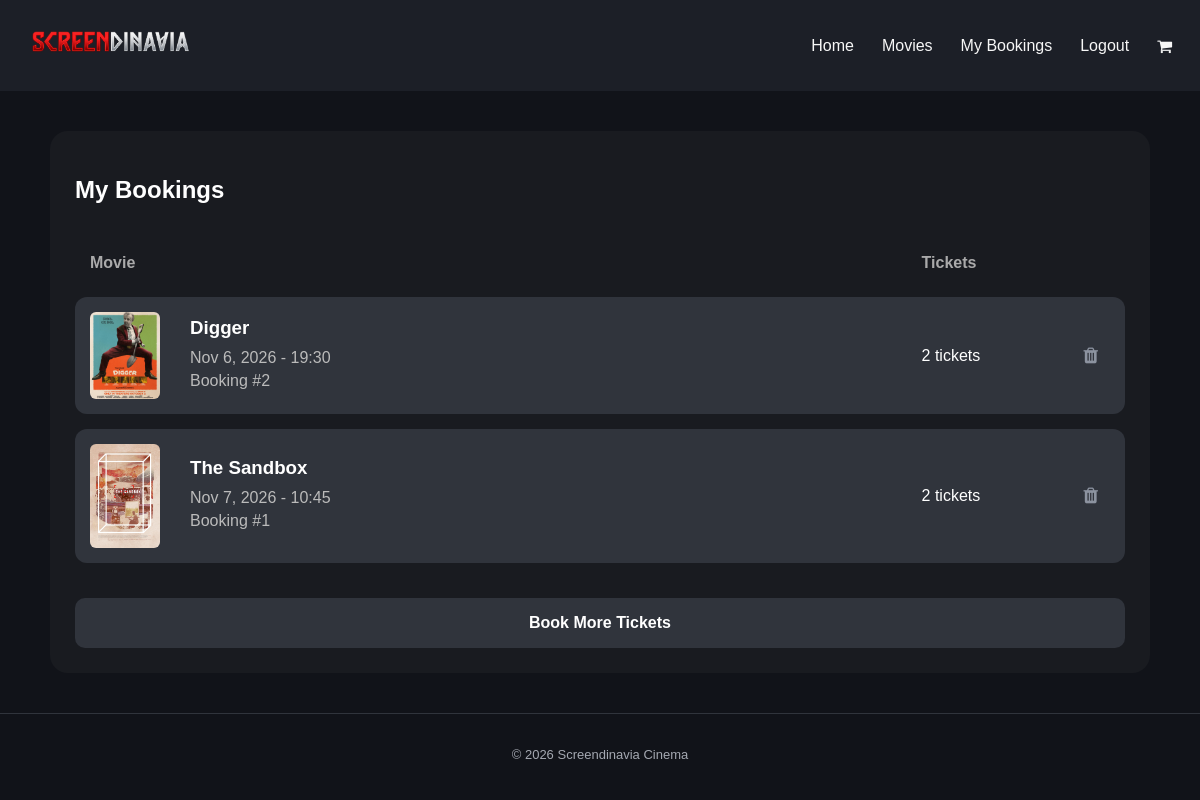
Page /webpages/myBookings.php (signed in) on the committed database.
### tables this page shows
CREATE TABLE `bookings` (
  `bookingId` int(11) NOT NULL,
  `userId` int(11) DEFAULT NULL,
  `screeningId` int(11) DEFAULT NULL,
  `noOfTickets` int(11) DEFAULT NULL
);

CREATE TABLE `movies` (
  `movieId` int(11) NOT NULL,
  `title` varchar(255) DEFAULT NULL,
  `genre` varchar(255) DEFAULT NULL,
  `description` text DEFAULT NULL,
  `lastScreening` date DEFAULT NULL,
  `trailerLink` varchar(255) DEFAULT NULL,
  `posterPath` varchar(255) DEFAULT NULL
);

CREATE TABLE `screenings` (
  `screeningId` int(11) NOT NULL,
  `roomId` int(11) DEFAULT NULL,
  `movieId` int(11) DEFAULT NULL,
  `startDate` date DEFAULT NULL,
  `startTime` time DEFAULT NULL
);

### webpages/myBookings.php (the view, shortened to what this page needs)
<?php
require_once '../php/db.php';
$userId = (int) $_SESSION["userId"];
$sql = "SELECT
            b.bookingId,
            b.noOfTickets,
            m.title,
            m.posterPath,
            s.startDate,
            s.startTime
        FROM bookings b
        JOIN screenings s ON b.screeningId = s.screeningId
        JOIN movies m ON s.movieId = m.movieId
        WHERE b.userId = ?
        ORDER BY s.startDate ASC, s.startTime ASC, b.bookingId ASC";
$stmt = $db->prepare($sql);
$stmt->bind_param("i", $userId);
$stmt->execute();
$result = $stmt->get_result();
$bookings = [];
while ($row = $result->fetch_assoc()) {
    $bookings[] = $row;
}
?>
<!DOCTYPE html>
<html lang="en">
<head>
    <link rel="stylesheet" href="../style.css">
    <link rel="stylesheet" href="https://cdnjs.cloudflare.com/ajax/libs/font-awesome/4.7.0/css/font-awesome.min.css">
</head>
<body>
    <?php include 'header.php'; ?>
    <main>
        <section class="cart-container">
            <h1>My Bookings</h1>
            <?php if (empty($bookings)): ?>
                <p>You have no bookings yet.</p>
            <?php else: ?>
                <table class="cart-table">
                    <thead>
                        <tr>
                            <th colspan="2">Movie</th>
                            <th>Tickets</th>
                            <th></th>
                        </tr>
                    </thead>
                    <tbody>
                        <?php foreach ($bookings as $item): ?>
                            <tr>
                                <td class="poster-cell">
                                    <img src="<?php echo $item['posterPath']; ?>" alt="Movie Poster">
                                </td>
                                <td class="movie-cell">
                                    <h3>
                                        <?php echo ($item['title']); ?>
                                    </h3>
                                    <p>
                                        <?php
                                        echo date(
                                            "M j, Y",
                                            strtotime($item["startDate"])
                                        );
                                        ?>
                                        -
                                        <?php
                                        echo date(
                                            "H:i",
                                            strtotime($item["startTime"])
                                        );
                                        ?>
                                    </p>
                                    <p class="booking-ref">
                                        Booking #<?php echo ($item['bookingId']); ?>
                                    </p>
                                </td>
                                <td class="tickets-cell">
                                    <?php echo (int) $item["noOfTickets"]; ?>
                                    <?php echo ((int) $item["noOfTickets"] === 1) ? 'ticket' : 'tickets'; ?>
                                </td>
                                <td class="delete-cell">
                                    <form action="../php/delete_booking.php" method="POST"
                                        onsubmit="return confirm('Are you sure you want to cancel this booking?');">
                                        <button type="submit" class="delete-button" title="Cancel booking"
                                            aria-label="Cancel booking">
                                            <i class="fa fa-trash" aria-hidden="true"></i>
                                        </button>
                                    </form>
                                </td>
                            </tr>
                        <?php endforeach; ?>
                    </tbody>
                </table>
            <?php endif; ?>
            <div class="cart-actions">
                <a href="movies.php" class="more-tickets-button">
                    Book More Tickets
                </a>
            </div>
        </section>
    </main>
    <footer class="site-footer">
        <p>&copy; 2026 Screendinavia Cinema</p>
    </footer>
</body>
</html>

### style.css (style rules this page uses)
* { box-sizing: border-box; }
body { margin: 0; font-family: Arial, Helvetica, sans-serif; color: #f7f7f7; background: #111319; }
a { color: inherit; text-decoration: none; }
button { font: inherit; cursor: pointer; }
.site-footer { border-top: 1px solid #30343c; padding: 20px; text-align: center; color: #a4a8b1; font-size: 13px; }
.cart-container { max-width: 1100px; margin: 40px auto; padding: 25px; background-color: #191b20; border-radius: 18px; color: white; }
.cart-container h1 { margin-bottom: 25px; }
.cart-table { width: 100%; border-collapse: separate; border-spacing: 0 15px; }
.cart-table th { text-align: left; padding: 10px 15px; color: #aaa; }
.cart-table td { background-color: #30343c; padding: 15px; vertical-align: middle; }
.cart-table td:first-child { border-radius: 12px 0 0 12px; }
.cart-table td:last-child { border-radius: 0 12px 12px 0; }
.poster-cell { width: 100px; }
.poster-cell img { width: 70px; border-radius: 6px; display: block; }
.movie-cell h3 { margin: 0 0 10px; }
.movie-cell p { color: #bbb; margin: 5px 0; }
.tickets-cell { width: 150px; text-align: left; }
.delete-cell { width: 60px; text-align: center; }
.delete-button { background: transparent; border: none; color: #8c93a0; font-size: 1.15rem; cursor: pointer; padding: 8px 12px; border-radius: 6px; transition: color 0.2s ease, background-color 0.2s ease; }
.cart-actions { display: flex; gap: 15px; margin-top: 20px; }
.cart-actions a { flex: 1; padding: 16px; border-radius: 10px; text-align: center; text-decoration: none; font-weight: 600; }
.more-tickets-button { background-color: #30343c; color: white; }

### rows in the picture
bookings: movies.posterPath (picture), movies.title "Digger", screeningId.startDate "Nov 6, 2026", screeningId.startTime "19:30", bookingId "2", noOfTickets "2", shows "tickets"
bookings: movies.posterPath (picture), movies.title "The Sandbox", screeningId.startDate "Nov 7, 2026", screeningId.startTime "10:45", bookingId "1", noOfTickets "2", shows "tickets"
